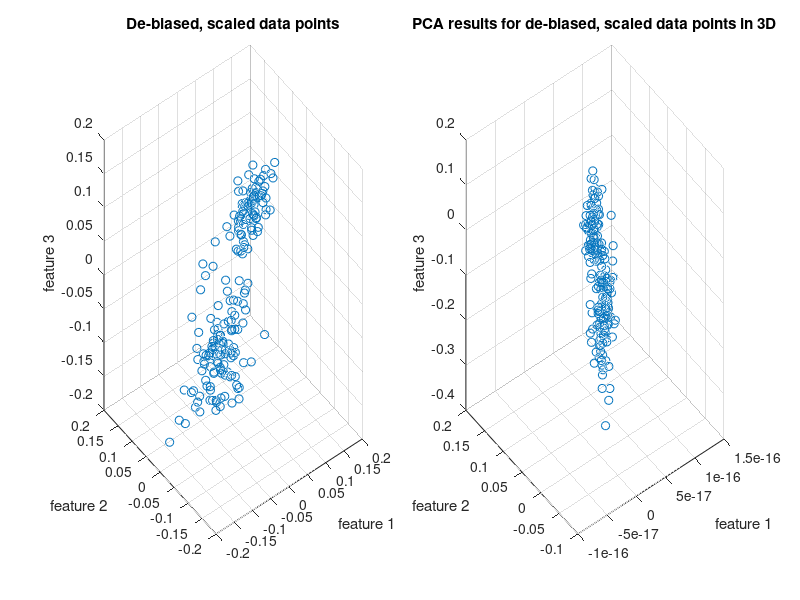
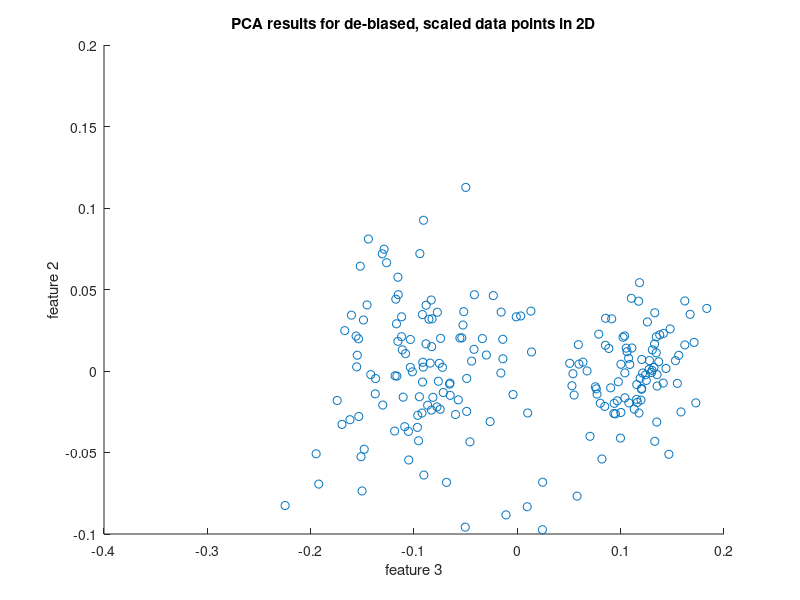
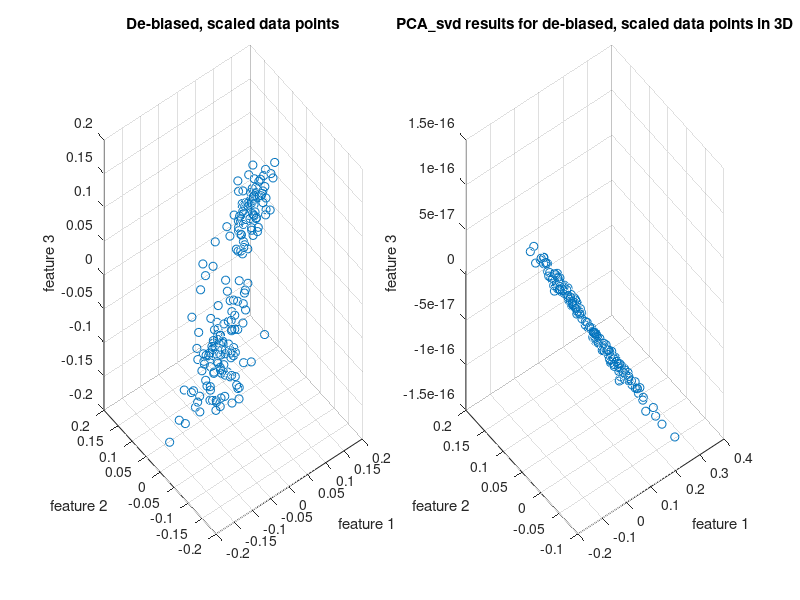
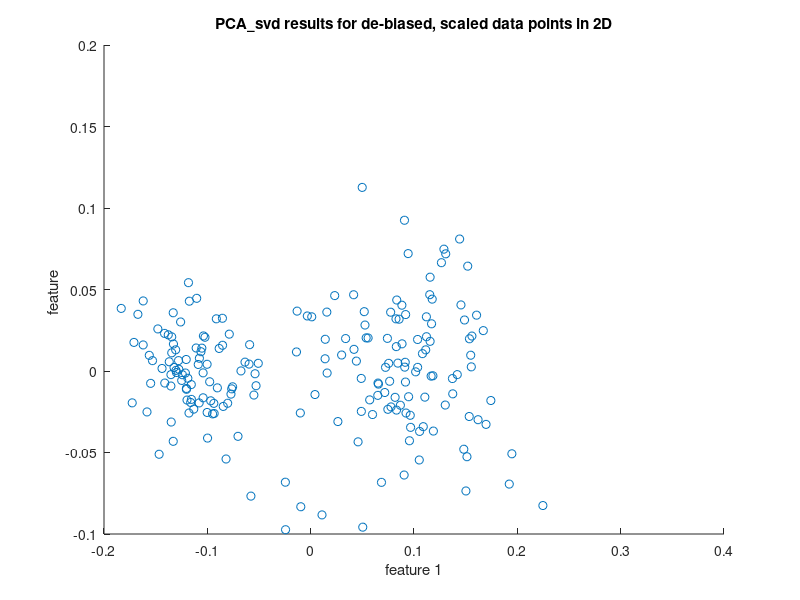

Recreate these plots in MATLAB, in order.
%% Solution for IE529 HW3-6

%% (a) Calculate the SVD of original data matrix A
clc; clear all;close all;
load('PCAdata.mat');
[U_orig,S_orig,V_orig] = svd(A);
% Note that one of three singular values of A is approximately
% zero(3.91e-15). It's reasonable to expect that PCA will project
% 3-dimentional data to 2-dimentional.
 
%% (b) Compute the PCA
[m,n] = size(A);
mu = mean(A,2); % compute the mean(s)
X = (A - repmat(mu,1,n))/sqrt(n-1); % de-biased, scaled data
covar = X * X'; % compute the covariance matrix including the scaling 1/(n-1)
[V_temp,D_temp] = eig(covar); % compute an eigenvalue decomposition
[D_vec,indx] = sort(diag(D_temp),'descend'); %sort eigenvalues in descending order
sel_ind = find(D_vec>1e-5);  % select non-zero eigenvalues
D = diag(D_vec(sel_ind)); % sorted and selected eigenvalue matrix
V = V_temp(:,indx(sel_ind)); % sorted and selected eigenvector matrix
X_pca = V' * X;
VV = V_temp(:,indx);
X_ppca = VV' * X;
% According to "indx", which represents the index of eigenvalues in
% descending order, and "D_vec" (eigenvalues), the third and the second features are the principal components

figure(1)
subplot(1,2,1);
scatter3(X(1,:),X(2,:),X(3,:)) % scatter de-biased, scaled data
title('De-biased, scaled data points')
xlabel('feature 1'); ylabel('feature 2'); zlabel('feature 3');
subplot(1,2,2);
scatter3(X_ppca(3,:),X_ppca(2,:),X_ppca(1,:))
title('PCA results for de-biased, scaled data points in 3D')
xlabel('feature 1'); ylabel('feature 2'); zlabel('feature 3');

figure(2)
scatter(X_pca(1,:),X_pca(2,:))
title('PCA results for de-biased, scaled data points in 2D')
xlabel('feature 3'); ylabel('feature 2'); 

%% (c) Direct SVD of the de-biased, scaled data
[U_norm,S_norm,V_norm] = svd(X); 
S_vec = diag(S_norm);
sel_ind_svd = find(S_vec>1e-5);
S = diag(S_vec(sel_ind_svd));
U = U_norm(:,sel_ind_svd);
X_svd = U'* X ;
X_ssvd = U_norm' * X;
figure(3)
subplot(1,2,1);
scatter3(X(1,:),X(2,:),X(3,:)) % scatter de-biased, scaled data
title('De-biased, scaled data points')
xlabel('feature 1'); ylabel('feature 2'); zlabel('feature 3');
subplot(1,2,2);
scatter3(X_ssvd(1,:),X_ssvd(2,:),X_ssvd(3,:))
title('PCA\_svd results for de-biased, scaled data points in 3D')
xlabel('feature 1'); ylabel('feature 2'); zlabel('feature 3');
figure(4)
scatter(X_ssvd(1,:),X_ssvd(2,:))
title('PCA\_svd results for de-biased, scaled data points in 2D')
xlabel('feature 1'); ylabel('feature '); 

% We got different signs of the first component (by comparing U (by PCA) and V (by SVD), or
% X_pca and X_svd). Basically, the sign of the components is arbitrary and
% does not matter. Please see 
% https://stats.stackexchange.com/questions/88880/does-the-sign-of-scores-or-of-loadings-in-pca-or-fa-have-a-meaning-may-i-revers
% for detailed discussion.